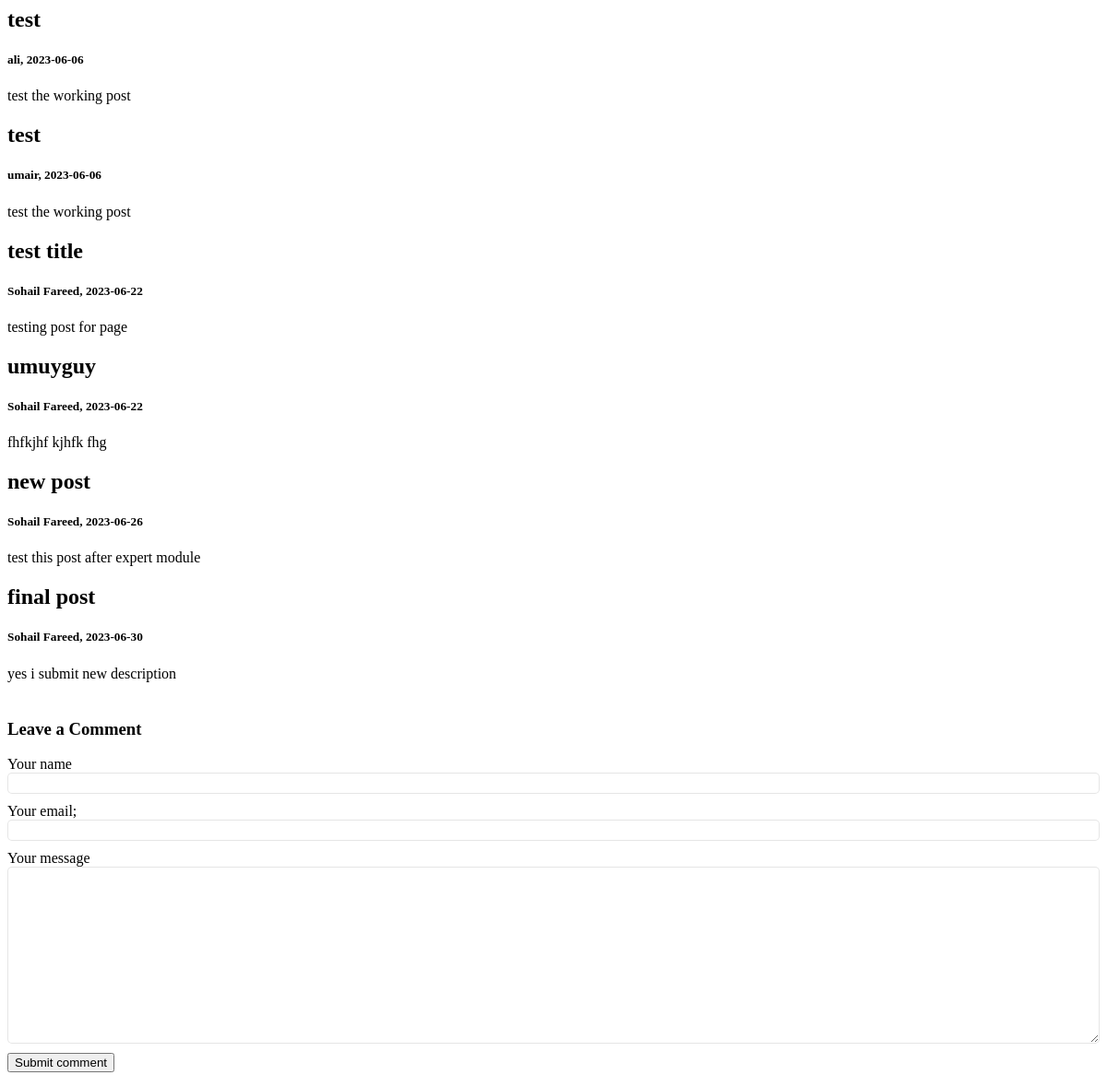
The app's page /postpage.php with its own data.
### tables this page shows
CREATE TABLE `post_table` (
  `post_id` int(11) NOT NULL,
  `post_title` varchar(255) NOT NULL,
  `post_description` varchar(255) NOT NULL,
  `post_date` date NOT NULL,
  `post_time` varchar(255) NOT NULL,
  `post_status` varchar(255) NOT NULL,
  `user_name` varchar(255) NOT NULL,
  `user_id` int(11) NOT NULL,
  `expert_id` int(11) NOT NULL,
  `expert_feedback` varchar(255) NOT NULL,
  `accept_date` date DEFAULT NULL,
  `user_feedback` varchar(255) NOT NULL,
  `rating` int(11) NOT NULL
);

### class/Appointment.php (called while the page is built, shortened)
<?php
class Appointment
{
	public $connect;
	public $query;
	public function __construct()
	{
		$this->connect = new PDO("mysql:host=localhost;dbname=kss", "root", "");
	}
	function get_result()
	{
		return $this->connect->query($this->query, PDO::FETCH_ASSOC);
	}
}
?>

### postpage.php (the view, shortened to what this page needs)
<?php
include('class/Appointment.php');
$object = new Appointment;
$object->query = "
		SELECT * FROM post_table ";
		$object->execute();
		$result = $object->get_result();
?><html>
<head>
</head>
<body>
<?php foreach($result as $row)
		{?>
 <div class="card">
      <h2><?php echo $row["post_title"]; ?></h2>
      <h5><?php echo $row["user_name"]; ?>, <?php echo $row["post_date"]; ?></h5>
      <p><?php echo $row["post_description"]; ?></p>
    </div>
		<?php }?>
<div id="respond">
  <h3>Leave a Comment</h3>
  <form action="post_comment.php" method="post" id="commentform">
    <label for="comment_author" class="required">Your name</label>
    <input type="text" name="comment_author" id="comment_author" value="" tabindex="1" required="required">
    <label for="email" class="required">Your email;</label>
    <input type="email" name="email" id="email" value="" tabindex="2" required="required">
    <label for="comment" class="required">Your message</label>
    <textarea name="comment" id="comment" rows="10" tabindex="4"  required="required"></textarea>
    <input name="submit" type="submit" value="Submit comment" />
  </form>
</div>
</body></html>

### postpage.php (style rules this page uses)
#respond { margin-top: 40px; }
#respond input[type='text'], #respond input[type='email'], #respond textarea { margin-bottom: 10px; display: block; width: 100%; border: 1px solid rgba(0, 0, 0, 0.1); -webkit-border-radius: 5px; -moz-border-radius: 5px; -o-border-radius: 5px; -ms-border-radius: 5px; -khtml-border-radius: 5px; border-radius: 5px; line-height: 1.4em; }

### records on screen
post_table: post_title "test", user_name "ali", post_date "2023-06-06", post_description "test the working post"
post_table: post_title "test", user_name "umair", post_date "2023-06-06", post_description "test the working post"
post_table: post_title "test title", user_name "Sohail Fareed", post_date "2023-06-22", post_description "testing post for page"
post_table: post_title "umuyguy", user_name "Sohail Fareed", post_date "2023-06-22", post_description "fhfkjhf kjhfk fhg"
post_table: post_title "new post", user_name "Sohail Fareed", post_date "2023-06-26", post_description "test this post after expert module"
post_table: post_title "final post", user_name "Sohail Fareed", post_date "2023-06-30", post_description "yes i submit new description"
